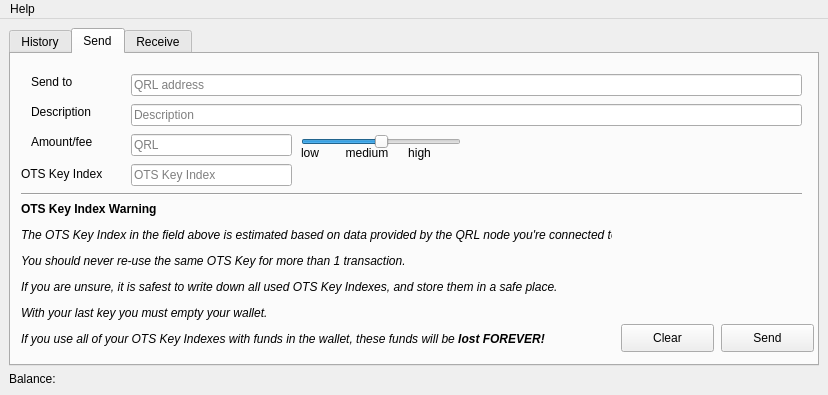
<?xml version="1.0" encoding="UTF-8"?>
<ui version="4.0">
 <class>mainWindow</class>
 <widget class="QMainWindow" name="mainWindow">
  <property name="geometry">
   <rect>
    <x>0</x>
    <y>0</y>
    <width>828</width>
    <height>395</height>
   </rect>
  </property>
  <property name="windowTitle">
   <string>QRL Wallet v1.4</string>
  </property>
  <property name="windowIcon">
   <iconset>
    <normaloff>views/images/logocircle.png</normaloff>views/images/logocircle.png</iconset>
  </property>
  <widget class="QWidget" name="centralwidget">
   <layout class="QVBoxLayout" name="verticalLayout">
    <item>
     <widget class="QTabWidget" name="inner_window">
      <property name="currentIndex">
       <number>1</number>
      </property>
      <property name="tabBarAutoHide">
       <bool>false</bool>
      </property>
      <widget class="QWidget" name="history_tab">
       <attribute name="icon">
        <iconset>
         <normaloff>tab_history.png</normaloff>tab_history.png</iconset>
       </attribute>
       <attribute name="title">
        <string>History</string>
       </attribute>
       <widget class="QTableWidget" name="transaction_table">
        <property name="geometry">
         <rect>
          <x>0</x>
          <y>0</y>
          <width>811</width>
          <height>281</height>
         </rect>
        </property>
        <column>
         <property name="text">
          <string>Date</string>
         </property>
        </column>
        <column>
         <property name="text">
          <string>Description</string>
         </property>
        </column>
        <column>
         <property name="text">
          <string>Amount</string>
         </property>
        </column>
       </widget>
       <widget class="QPushButton" name="save_history">
        <property name="geometry">
         <rect>
          <x>0</x>
          <y>280</y>
          <width>811</width>
          <height>21</height>
         </rect>
        </property>
        <property name="text">
         <string>Save history</string>
        </property>
       </widget>
      </widget>
      <widget class="QWidget" name="send_tab">
       <attribute name="icon">
        <iconset>
         <normaloff>tab_send.png</normaloff>tab_send.png</iconset>
       </attribute>
       <attribute name="title">
        <string>Send</string>
       </attribute>
       <widget class="QPushButton" name="clear_button">
        <property name="geometry">
         <rect>
          <x>610</x>
          <y>270</y>
          <width>93</width>
          <height>28</height>
         </rect>
        </property>
        <property name="text">
         <string>Clear</string>
        </property>
       </widget>
       <widget class="QPushButton" name="send_button">
        <property name="geometry">
         <rect>
          <x>710</x>
          <y>270</y>
          <width>93</width>
          <height>28</height>
         </rect>
        </property>
        <property name="text">
         <string>Send</string>
        </property>
       </widget>
       <widget class="QLabel" name="sendto_label">
        <property name="geometry">
         <rect>
          <x>20</x>
          <y>20</y>
          <width>81</width>
          <height>16</height>
         </rect>
        </property>
        <property name="text">
         <string>Send to</string>
        </property>
       </widget>
       <widget class="QLabel" name="description_label">
        <property name="geometry">
         <rect>
          <x>20</x>
          <y>50</y>
          <width>81</width>
          <height>16</height>
         </rect>
        </property>
        <property name="text">
         <string>Description</string>
        </property>
       </widget>
       <widget class="QLabel" name="amount_label">
        <property name="geometry">
         <rect>
          <x>20</x>
          <y>80</y>
          <width>91</width>
          <height>16</height>
         </rect>
        </property>
        <property name="text">
         <string>Amount/fee</string>
        </property>
       </widget>
       <widget class="QLineEdit" name="send_input">
        <property name="geometry">
         <rect>
          <x>120</x>
          <y>20</y>
          <width>671</width>
          <height>22</height>
         </rect>
        </property>
        <property name="placeholderText">
         <string>QRL address</string>
        </property>
       </widget>
       <widget class="QLineEdit" name="description_input">
        <property name="geometry">
         <rect>
          <x>120</x>
          <y>50</y>
          <width>671</width>
          <height>22</height>
         </rect>
        </property>
        <property name="placeholderText">
         <string>Description</string>
        </property>
       </widget>
       <widget class="QLineEdit" name="amount_input">
        <property name="geometry">
         <rect>
          <x>120</x>
          <y>80</y>
          <width>161</width>
          <height>22</height>
         </rect>
        </property>
        <property name="inputMask">
         <string/>
        </property>
        <property name="text">
         <string/>
        </property>
        <property name="cursorPosition">
         <number>0</number>
        </property>
        <property name="placeholderText">
         <string>QRL</string>
        </property>
       </widget>
       <widget class="QLineEdit" name="ots_key_index_input">
        <property name="geometry">
         <rect>
          <x>120</x>
          <y>110</y>
          <width>161</width>
          <height>22</height>
         </rect>
        </property>
        <property name="inputMask">
         <string/>
        </property>
        <property name="text">
         <string/>
        </property>
        <property name="cursorPosition">
         <number>0</number>
        </property>
        <property name="placeholderText">
         <string>OTS Key Index</string>
        </property>
       </widget>
       <widget class="QLabel" name="ots_key_index_count_label">
        <property name="geometry">
         <rect>
          <x>10</x>
          <y>110</y>
          <width>101</width>
          <height>20</height>
         </rect>
        </property>
        <property name="text">
         <string>OTS Key Index</string>
        </property>
       </widget>
       <widget class="QLabel" name="ots_key_index_label">
        <property name="geometry">
         <rect>
          <x>290</x>
          <y>110</y>
          <width>111</width>
          <height>20</height>
         </rect>
        </property>
        <property name="text">
         <string/>
        </property>
       </widget>
       <widget class="QLabel" name="ots_warning_label">
        <property name="geometry">
         <rect>
          <x>10</x>
          <y>140</y>
          <width>591</width>
          <height>161</height>
         </rect>
        </property>
        <property name="text">
         <string>&lt;html&gt;&lt;head/&gt;&lt;body&gt;&lt;p&gt;&lt;span style=&quot; font-size:9pt; font-weight:600;&quot;&gt;OTS Key Index Warning&lt;/span&gt;&lt;/p&gt;&lt;p&gt;&lt;span style=&quot; font-size:9pt; font-style:italic;&quot;&gt;The OTS Key Index in the field above is estimated based on data provided by the QRL node you're connected to. &lt;/span&gt;&lt;/p&gt;&lt;p&gt;&lt;span style=&quot; font-size:9pt; font-style:italic;&quot;&gt;You should never re-use the same OTS Key for more than 1 transaction.&lt;/span&gt;&lt;/p&gt;&lt;p&gt;&lt;span style=&quot; font-size:9pt; font-style:italic;&quot;&gt;If you are unsure, it is safest to write down all used OTS Key Indexes, and store them in a safe place. &lt;/span&gt;&lt;/p&gt;&lt;p&gt;&lt;span style=&quot; font-size:9pt; font-style:italic;&quot;&gt;With your last key you must empty your wallet. &lt;/span&gt;&lt;/p&gt;&lt;p&gt;&lt;span style=&quot; font-size:9pt; font-style:italic;&quot;&gt;If you use all of your OTS Key Indexes with funds in the wallet, these funds will be &lt;/span&gt;&lt;span style=&quot; font-size:9pt; font-weight:600; font-style:italic;&quot;&gt;lost FOREVER!&lt;/span&gt;&lt;/p&gt;&lt;/body&gt;&lt;/html&gt;</string>
        </property>
       </widget>
       <widget class="Line" name="line">
        <property name="geometry">
         <rect>
          <x>10</x>
          <y>130</y>
          <width>781</width>
          <height>20</height>
         </rect>
        </property>
        <property name="orientation">
         <enum>Qt::Horizontal</enum>
        </property>
       </widget>
       <widget class="QSlider" name="horizontalSlider">
        <property name="geometry">
         <rect>
          <x>290</x>
          <y>80</y>
          <width>160</width>
          <height>16</height>
         </rect>
        </property>
        <property name="minimum">
         <number>0</number>
        </property>
        <property name="maximum">
         <number>100</number>
        </property>
        <property name="singleStep">
         <number>50</number>
        </property>
        <property name="pageStep">
         <number>50</number>
        </property>
        <property name="value">
         <number>50</number>
        </property>
        <property name="orientation">
         <enum>Qt::Horizontal</enum>
        </property>
       </widget>
       <widget class="QLabel" name="slider_label">
        <property name="geometry">
         <rect>
          <x>290</x>
          <y>90</y>
          <width>161</width>
          <height>17</height>
         </rect>
        </property>
        <property name="text">
         <string>low        medium      high</string>
        </property>
       </widget>
      </widget>
      <widget class="QWidget" name="receive_tab">
       <attribute name="icon">
        <iconset>
         <normaloff>tab_receive.png</normaloff>tab_receive.png</iconset>
       </attribute>
       <attribute name="title">
        <string>Receive</string>
       </attribute>
       <widget class="QLabel" name="public_label_title">
        <property name="geometry">
         <rect>
          <x>330</x>
          <y>20</y>
          <width>161</width>
          <height>16</height>
         </rect>
        </property>
        <property name="text">
         <string>Your Public QRL Address</string>
        </property>
       </widget>
       <widget class="QLabel" name="public_label_description">
        <property name="geometry">
         <rect>
          <x>84</x>
          <y>50</y>
          <width>671</width>
          <height>20</height>
         </rect>
        </property>
        <property name="text">
         <string/>
        </property>
       </widget>
       <widget class="QPushButton" name="view_recovery_seed_btn">
        <property name="geometry">
         <rect>
          <x>288</x>
          <y>270</y>
          <width>261</width>
          <height>25</height>
         </rect>
        </property>
        <property name="text">
         <string>View recovery seed</string>
        </property>
       </widget>
       <widget class="QLabel" name="qr_image_label">
        <property name="geometry">
         <rect>
          <x>290</x>
          <y>80</y>
          <width>251</width>
          <height>181</height>
         </rect>
        </property>
        <property name="text">
         <string/>
        </property>
       </widget>
      </widget>
     </widget>
    </item>
    <item>
     <widget class="QLabel" name="balance_label">
      <property name="text">
       <string>Balance: </string>
      </property>
     </widget>
    </item>
   </layout>
  </widget>
  <widget class="QMenuBar" name="menubar">
   <property name="geometry">
    <rect>
     <x>0</x>
     <y>0</y>
     <width>828</width>
     <height>22</height>
    </rect>
   </property>
   <widget class="QMenu" name="menuHelp">
    <property name="title">
     <string>Help</string>
    </property>
    <addaction name="actionAbout"/>
    <addaction name="actionCheck_for_updates"/>
    <addaction name="actionOfficial_website"/>
    <addaction name="separator"/>
    <addaction name="actionDocumentation"/>
    <addaction name="actionQRL_whitepaper"/>
    <addaction name="actionReport_bug"/>
    <addaction name="separator"/>
    <addaction name="actionDonate_to_development"/>
   </widget>
   <addaction name="menuHelp"/>
  </widget>
  <action name="actionAbout">
   <property name="text">
    <string>About</string>
   </property>
  </action>
  <action name="actionCheck_for_updates">
   <property name="text">
    <string>Check for updates</string>
   </property>
  </action>
  <action name="actionOfficial_website">
   <property name="text">
    <string>Official website</string>
   </property>
  </action>
  <action name="actionDocumentation">
   <property name="text">
    <string>Documentation</string>
   </property>
  </action>
  <action name="actionQRL_whitepaper">
   <property name="text">
    <string>QRL whitepaper</string>
   </property>
  </action>
  <action name="actionReport_bug">
   <property name="text">
    <string>Report bug</string>
   </property>
  </action>
  <action name="actionDonate_to_development">
   <property name="text">
    <string>Donate</string>
   </property>
  </action>
  <action name="actionPreferences">
   <property name="text">
    <string>Preferences</string>
   </property>
  </action>
  <action name="actionNetwork">
   <property name="text">
    <string>Network</string>
   </property>
  </action>
  <action name="actionPlugins">
   <property name="text">
    <string>Plugins</string>
   </property>
  </action>
  <action name="actionSign_verify_message">
   <property name="text">
    <string>Sign/verify message</string>
   </property>
  </action>
  <action name="actionEncrypt_decrypt_message">
   <property name="text">
    <string>Encrypt/decrypt message</string>
   </property>
  </action>
  <action name="actionPay_to_many">
   <property name="text">
    <string>Pay to many</string>
   </property>
  </action>
  <action name="actionLoad_transaction">
   <property name="text">
    <string>Load transaction</string>
   </property>
  </action>
  <action name="actionShow_addresses">
   <property name="text">
    <string>Show addresses</string>
   </property>
  </action>
  <action name="actionShow_coins">
   <property name="text">
    <string>Show coins</string>
   </property>
  </action>
  <action name="actionHide_channels">
   <property name="text">
    <string>Hide channels</string>
   </property>
  </action>
  <action name="actionShow_contacts">
   <property name="text">
    <string>Show contacts</string>
   </property>
  </action>
  <action name="actionInformation">
   <property name="text">
    <string>Information</string>
   </property>
  </action>
  <action name="actionPassword">
   <property name="text">
    <string>Password</string>
   </property>
  </action>
  <action name="actionSeed">
   <property name="text">
    <string>Seed</string>
   </property>
  </action>
  <action name="actionPrivate_keys">
   <property name="text">
    <string>Private keys</string>
   </property>
  </action>
  <action name="actionAddresses">
   <property name="text">
    <string>Addresses</string>
   </property>
  </action>
  <action name="actionLabels">
   <property name="text">
    <string>Labels</string>
   </property>
  </action>
  <action name="actionHistory">
   <property name="text">
    <string>History</string>
   </property>
  </action>
  <action name="actionContacts">
   <property name="text">
    <string>Contacts</string>
   </property>
  </action>
  <action name="actionFind">
   <property name="text">
    <string>Find</string>
   </property>
  </action>
  <action name="actionRecently_opened">
   <property name="text">
    <string>Recently opened</string>
   </property>
  </action>
  <action name="actionOpen">
   <property name="text">
    <string>Open</string>
   </property>
  </action>
  <action name="actionNew">
   <property name="text">
    <string>New/Restore</string>
   </property>
  </action>
  <action name="actionSave_backup">
   <property name="text">
    <string>Save backup</string>
   </property>
  </action>
  <action name="actionDelete">
   <property name="text">
    <string>Delete</string>
   </property>
  </action>
  <action name="actionQuit">
   <property name="text">
    <string>Quit</string>
   </property>
  </action>
 </widget>
 <resources/>
 <connections>
  <connection>
   <sender>clear_button</sender>
   <signal>clicked()</signal>
   <receiver>amount_input</receiver>
   <slot>clear()</slot>
   <hints>
    <hint type="sourcelabel">
     <x>675</x>
     <y>357</y>
    </hint>
    <hint type="destinationlabel">
     <x>211</x>
     <y>161</y>
    </hint>
   </hints>
  </connection>
  <connection>
   <sender>clear_button</sender>
   <signal>clicked()</signal>
   <receiver>ots_key_index_input</receiver>
   <slot>clear()</slot>
   <hints>
    <hint type="sourcelabel">
     <x>674</x>
     <y>341</y>
    </hint>
    <hint type="destinationlabel">
     <x>235</x>
     <y>184</y>
    </hint>
   </hints>
  </connection>
  <connection>
   <sender>clear_button</sender>
   <signal>clicked()</signal>
   <receiver>send_input</receiver>
   <slot>clear()</slot>
   <hints>
    <hint type="sourcelabel">
     <x>697</x>
     <y>357</y>
    </hint>
    <hint type="destinationlabel">
     <x>440</x>
     <y>95</y>
    </hint>
   </hints>
  </connection>
  <connection>
   <sender>clear_button</sender>
   <signal>clicked()</signal>
   <receiver>description_input</receiver>
   <slot>clear()</slot>
   <hints>
    <hint type="sourcelabel">
     <x>672</x>
     <y>357</y>
    </hint>
    <hint type="destinationlabel">
     <x>315</x>
     <y>124</y>
    </hint>
   </hints>
  </connection>
 </connections>
</ui>
